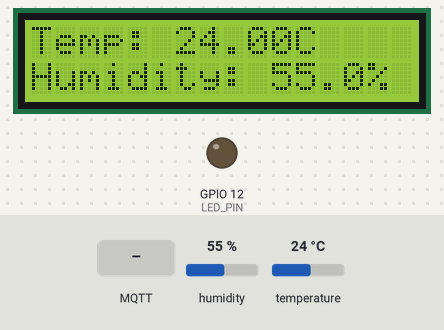
The sketch below on a simulated ESP32. On the bench: 16×2 character LCD, output pins drawn as LEDs (lit = HIGH). Inputs (shaded band) come from the test bench; at power-on: humidity 55 %, temperature 24 °C. WiFi joins after 1.5 s; servers stay silent unless stated; the local clock reads 2024-03-15 10:24:30 at power-on unless the sketch sets it; random numbers use the default seed unless the sketch sets one; no MQTT or app messages arrive unless stated; what the sketch prints to the serial monitor is not drawn.

Above: at 2.8 s.
2.9 s: MQTT message "ledON" arrives on the first subscribed topic
At 3.9 s:
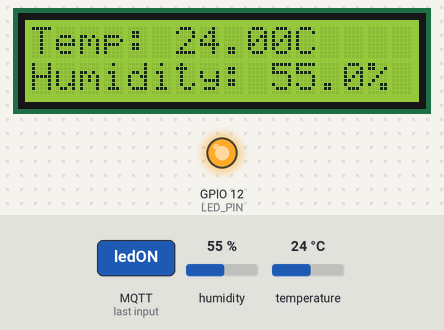
4.6 s: humidity set to 22 %
At 5.1 s:
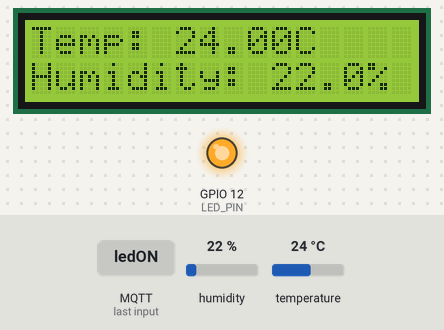
6.1 s: temperature set to 12 °C
At 7.3 s:
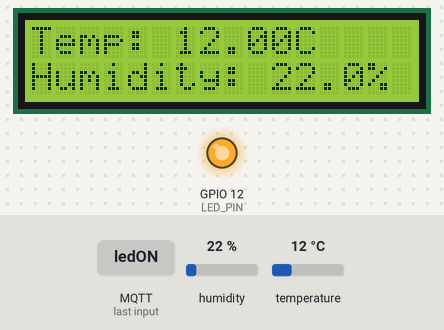
7.6 s: MQTT message "ledOFF" arrives on the first subscribed topic
At 8.6 s:
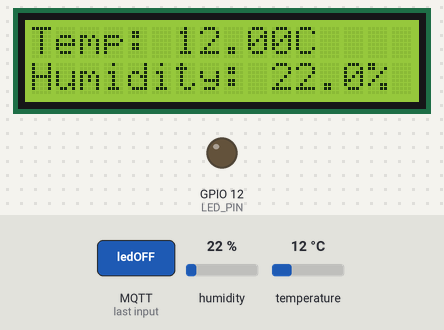
9.1 s: humidity set to 40 %
At 9.8 s:
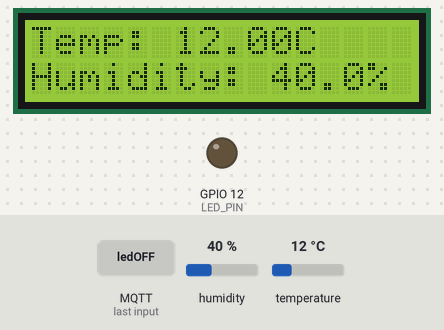
10.6 s: temperature set to 19 °C
At 12.1 s:
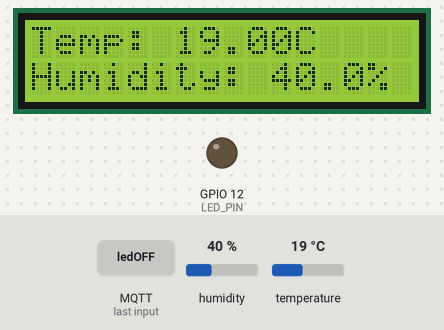
Timing chart, 0 to 13.1 s (numbered marks = the images above; inputs shaded):
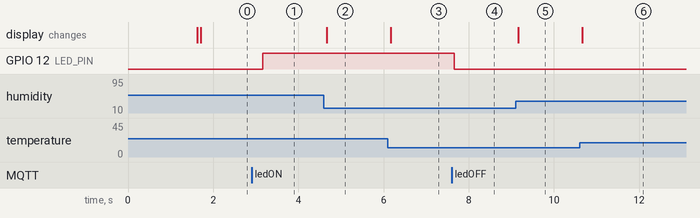

Measured:
- after the input at 2.9 s, GPIO 12 (LED_PIN): LOW → HIGH after 0.26 s
- after the input at 4.6 s, the display: changes after 0.06 s (image 2)
- after the input at 6.1 s, the display: changes after 0.06 s (image 3)
- after the input at 7.6 s, GPIO 12 (LED_PIN): HIGH → LOW after 0.06 s
- after the input at 9.1 s, the display: changes after 0.07 s (image 5)
- after the input at 10.6 s, the display: changes after 0.07 s (image 6)

The sketch:

sketch.ino
```cpp
/*
  Based on:
    https://wokwi.com/projects/322524997423727188
    https://wokwi.com/projects/321525495180034642
*/

#include <DHTesp.h>
#include <PubSubClient.h>
#include <LiquidCrystal_I2C.h>
#include <Wire.h>
#include "time.h"
#include <WiFi.h>

// Define the LCD screen
LiquidCrystal_I2C LCD = LiquidCrystal_I2C(0x27, 16, 2);

// Define random ID
String ID_MQTT;
char *letters = "abcdefghijklmnopqrstuvwxyz0123456789";

// Define MQTT Topics
#define TEMP_TOPIC    "TempCM2223"
#define HUM_TOPIC     "HumCM2223"
#define LED_TOPIC "ledCM2223"

// Update every 1 seconds
#define PUBLISH_DELAY 500
unsigned long publishUpdate;

// Wi-Fi settinges
const char *SSID = "Wokwi-GUEST";
const char *PASSWORD = "";

const char* ntpServer = "pool.ntp.org";

// Define MQTT Broker and PORT
const char *BROKER_MQTT = "broker.hivemq.com";
int BROKER_PORT = 1883;

// Defined ports
const int DHT_PIN = 15;
const int LED_PIN = 12;

//TRANSMITE THINGS
bool sendHum = true;
bool sendTemp = true;

// Global variables
WiFiClient espClient;
PubSubClient MQTT(espClient);
DHTesp dhtSensor;

// Declarations
void startWifi(void);
void initMQTT(void);
void callbackMQTT(char *topic, byte *payload, unsigned int length);
void reconnectMQTT(void);
void reconnectWiFi(void);
void checkWiFIAndMQTT(void);


// Starts the Wi-Fi
void startWifi(void) {
  reconnectWiFi();
}

// Starts everything from MQTT
void initMQTT(void) {
  MQTT.setServer(BROKER_MQTT, BROKER_PORT);
  MQTT.setCallback(callbackMQTT);
}

// Callback from Android
// --- Get the messages here
void callbackMQTT(char *topic, byte *payload, unsigned int length) {
  String msg;

  // Convert payload to string
  for (int i = 0; i < length; i++) {
    char c = (char)payload[i];
    msg += c;
  }

  Serial.printf("Topic: %s\n", topic);
  Serial.printf("Message: %s\n", msg, topic);

  if (msg.equals("ledON")) {
    digitalWrite(LED_PIN, HIGH);
  }
  else if(msg.equals("ledOFF")){
    digitalWrite(LED_PIN, LOW);
  }
  else if(msg.equals("humSwitch")){
    sendHum = !sendHum;
  }
  else if(msg.equals("tempSwitch")){
    sendTemp = !sendTemp;
  }
}

// Connects to the Broker with a specific random ID
void reconnectMQTT(void) {
  while (!MQTT.connected()) {
    ID_MQTT = "";
    Serial.print("* Starting connection with broker: ");
    Serial.println(BROKER_MQTT);

    int i = 0;
    for (i = 0; i < 10; i++) {
      ID_MQTT = ID_MQTT + letters[random(0, 36)];
    }

    if (MQTT.connect(ID_MQTT.c_str())) {
      Serial.print("* Connected to broker successfully with ID: ");
      Serial.println(ID_MQTT);
      MQTT.subscribe(LED_TOPIC);
    } else {
      Serial.println("* Failed to connected to broker. Trying again in 2 seconds.");
      delay(2000);
    }
  }
}

// Checks both Wi-Fi and MQTT state, and reconnects if something failed.
void checkWiFIAndMQTT(void) {
  if (!MQTT.connected())
    reconnectMQTT();
  reconnectWiFi();
}

void reconnectWiFi(void) {
  if (WiFi.status() == WL_CONNECTED)
    return;

  WiFi.begin(SSID, PASSWORD); // Conecta na rede WI-FI

  Serial.print("* Connecting to Wifi ");
  while (WiFi.status() != WL_CONNECTED) {
    delay(100);
    Serial.print(".");
  }

  Serial.println("");
  Serial.print("* Successfully connected to Wi-Fi, with local IP: ");
  Serial.println(WiFi.localIP());

  LCD.clear();
  LCD.setCursor(0, 0);
  LCD.print("Finished!");
  LCD.setCursor(0, 1);
  LCD.print("-- ");
  LCD.print(WiFi.localIP());

  configTime(0, 0, ntpServer);
}

// ==========================================
void setup() {
  Serial.begin(115200);

  LCD.init();
  LCD.backlight();
  LCD.setCursor(0, 0);
  LCD.print("Initializing...");
  LCD.setCursor(0, 1);
  LCD.print("Please wait...");

  dhtSensor.setup(DHT_PIN, DHTesp::DHT22);

  pinMode(LED_PIN,OUTPUT);

  startWifi();
  initMQTT();
}

unsigned long Get_Epoch_Time() {
  time_t now;
  struct tm timeinfo;
  if (!getLocalTime(&timeinfo)) {
    Serial.println("Failed to obtain time");
    return(0);
  }
  time(&now);
  return now;
}

void loop() {
  // Loop every 1 second
  if ((millis() - publishUpdate) >= PUBLISH_DELAY) {
    publishUpdate = millis();
    // Check if Wi-Fi and MQTT are up.
    checkWiFIAndMQTT();

    // Get data from sensor
    TempAndHumidity  data = dhtSensor.getTempAndHumidity();
    LCD.clear();
    LCD.setCursor(0, 0);
    LCD.print("Temp: " + String(data.temperature, 2) + "C");
    LCD.setCursor(0, 1);
    LCD.print("Humidity: " + String(data.humidity, 1) + "%");

    if(sendTemp){
      unsigned long epochTime = Get_Epoch_Time();
      String teste = String(epochTime)+"|"+String(data.temperature, 2);
      MQTT.publish(TEMP_TOPIC, (char*) teste.c_str());
    }
    if(sendHum){
      unsigned long epochTime = Get_Epoch_Time();
      String teste = String(epochTime)+"|"+String(data.humidity, 1);
      MQTT.publish(HUM_TOPIC, (char*) teste.c_str());
    }

    // MQTT Keep-alive loop
    MQTT.loop();
  }
}
```
